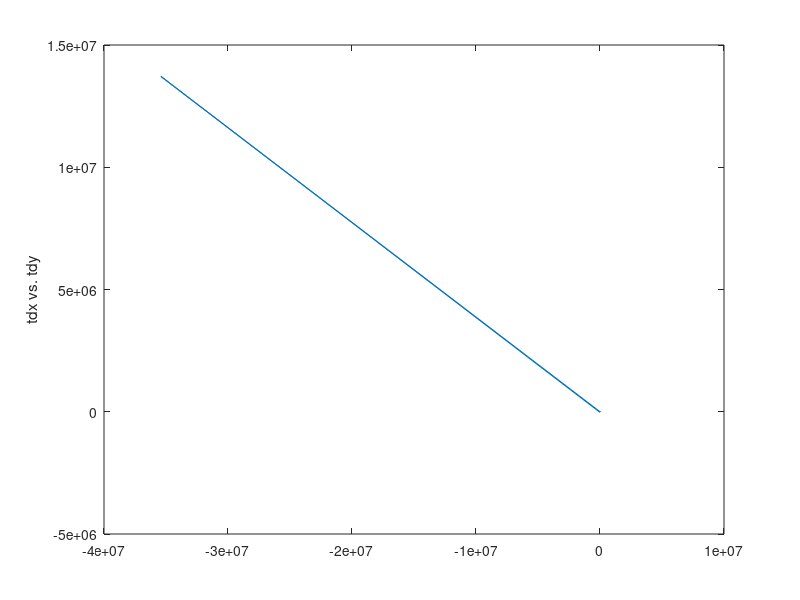
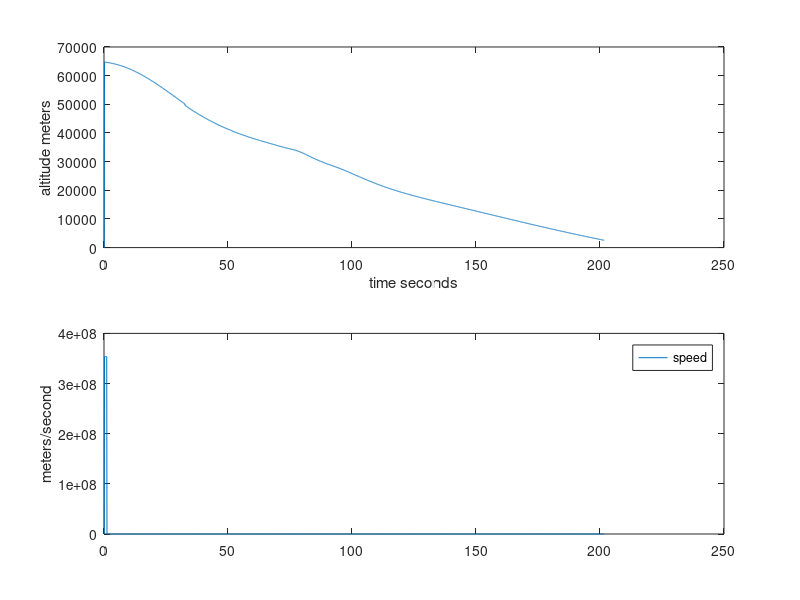
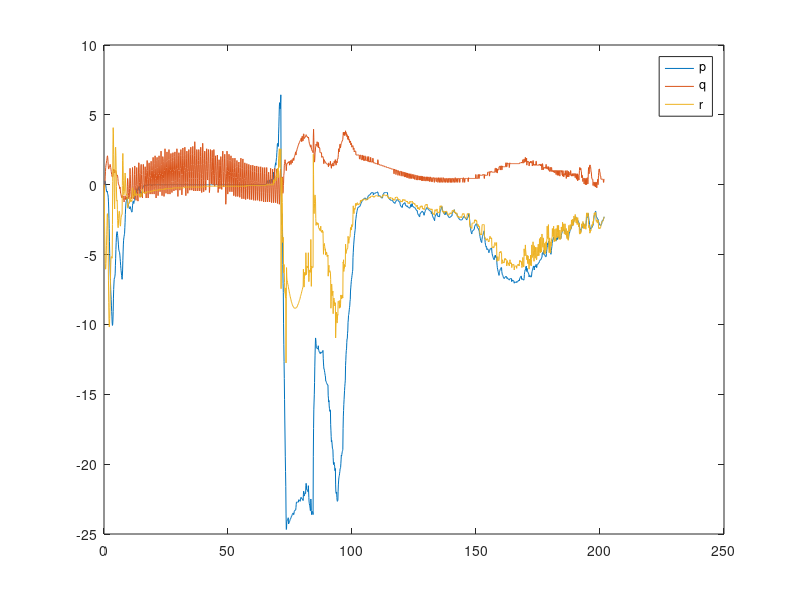
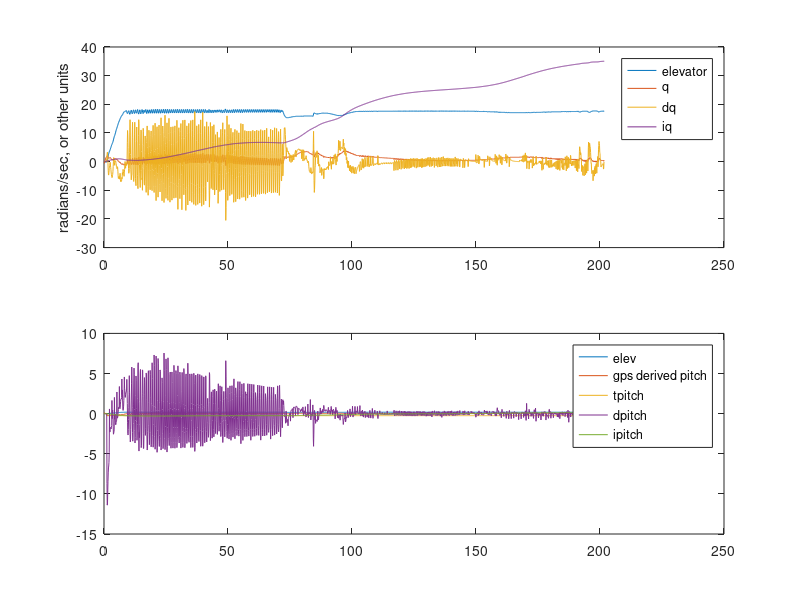

Recreate these plots in MATLAB, in order.

clear;

f = csvread('telemetry.csv');
%fid = fopen("telemetry.csv");
%f = fscanf(fid,'%f,%f,%f',[3, 1000]);
f = f';


len =size(f,2)

l = round(len*0.9);

t = [1:l]/10;
r2d = 180/pi;

p = f(4,1:l)*r2d;
q = f(5,1:l)*r2d;
r = f(6,1:l)*r2d;

err_head = f(12,1:l);
derr_head = f(13,1:l);
ierr_head = f(14,1:l);

elev = f(7,1:l);
rud = f(8,1:l);
ail = f(9,1:l);

dq = f(10,1:l);
iq = f(11,1:l);

pitch  = f(15,1:l);
dpitch = f(16,1:l);
ipitch = f(17,1:l);

tpitch = f(18,1:l);
speed = f(19,1:l);

tdx = f(20,1:l);
tdy = f(21,1:l);

wind = f(22,1:l);
wind_dir = f(23,1:l);
press = f(24,1:l);

%%%%%%%%%%%%%%%%%%%%%%%%%%%%%%%%%%%%

figure(1);
plot(tdx, tdy);
ylabel('tdx vs. tdy');

figure(2),
subplot(2,1,1),plot(t,f(3,1:l));
ylabel('altitude meters');
xlabel('time seconds');

subplot(2,1,2),plot(t,speed);
legend('speed');
ylabel('meters/second');

figure(3),
plot(t,p, t,q,t,r);
legend('p','q','r');

figure(4),
factor = 100; % max(abs(q))/ max(abs(elev));
subplot(2,1,1),plot(t,elev*factor, t, q,t,dq*500, t, iq*10);
ylabel('radians/sec, or other units');
legend('elevator','q', 'dq','iq');
subplot(2,1,2),plot(t, elev, t,pitch, t, tpitch, t, dpitch*50, t, ipitch/5);
legend('elev', 'gps derived pitch', 'tpitch', 'dpitch', 'ipitch');

figure(5),
plot(t,rud*100, t,err_head, t, derr_head*10, t, ierr_head/10);
ylabel('degrees');
legend('rudder', 'error heading', 'derror heading', 'ierr head');

figure(6),
subplot(3,1,1),plot(t,wind);
ylabel('wind knots');
subplot(3,1,2),plot(t,wind_dir);
ylabel('wind dir degrees');
subplot(3,1,3),plot(t,press);
ylabel('pressure inhg');
